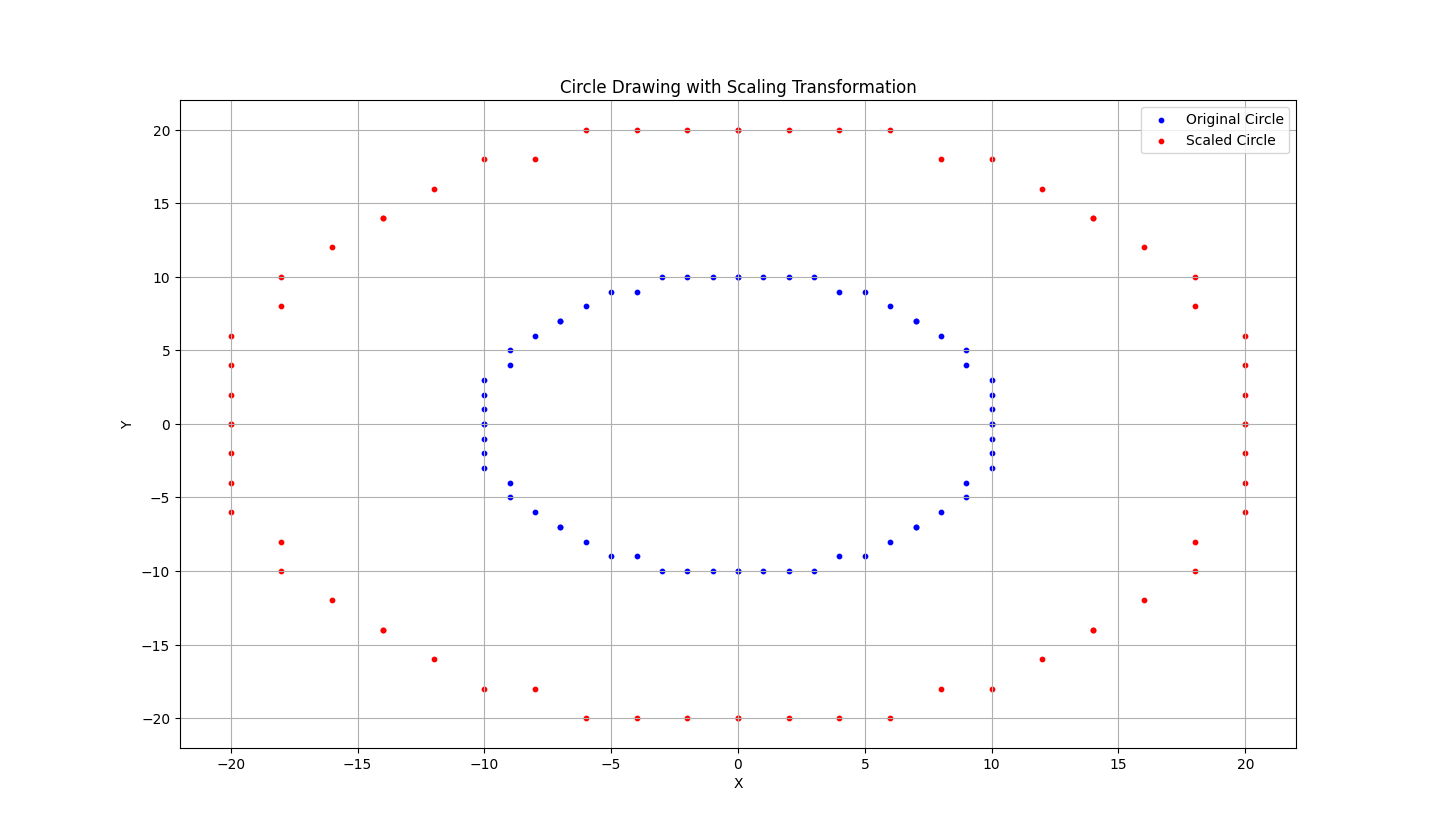

The script that drew this image:
import matplotlib.pyplot as plt
import numpy as np

# Input the center and radius of the circle
xc = int(input("Enter the center xc: "))
yc = int(input("Enter the center yc: "))
r = int(input("Enter the radius r: "))

def circle(xc, yc, r):
    p = 1 - r
    xe, ye = [], []
    x = 0
    y = r

    def symmetry(xe, ye, x, y, xc, yc):
        """Add symmetry points of the circle"""
        xe.extend([x + xc, -x + xc, -x + xc, x + xc, y + xc, -y + xc, y + xc, -y + xc])
        ye.extend([y + yc, y + yc, -y + yc, -y + yc, x + yc, x + yc, -x + yc, -x + yc])

    symmetry(xe, ye, x, y, xc, yc)

    while x < y:
        x += 1
        if p < 0:
            p = p + 2 * x + 1
        else:
            y -= 1
            p = p + 2 * (x - y) + 1
        symmetry(xe, ye, x, y, xc, yc)

    return xe, ye

# Generate circle points
xe, ye = circle(xc, yc, r)

# Input scaling factors
sx = int(input("Enter scaling factor sx: "))
sy = int(input("Enter scaling factor sy: "))

# Construct scaling transformation matrix
S = np.array([[sx, 0, 0], [0, sy, 0], [0, 0, 1]])

# Prepare points for transformation
points = np.vstack((xe, ye, np.ones_like(xe)))

# Apply scaling transformation
transformed_points = S @ points
transformed_xe, transformed_ye = transformed_points[0], transformed_points[1]

# Plot original and transformed circles
plt.figure(figsize=(8, 8))
plt.scatter(xe, ye, color='blue', label='Original Circle', s=10)
plt.scatter(transformed_xe, transformed_ye, color='red', label='Scaled Circle', s=10)

plt.title("Circle Drawing with Scaling Transformation")
plt.xlabel("X")
plt.ylabel("Y")
plt.legend()
plt.grid(True)
plt.show()
